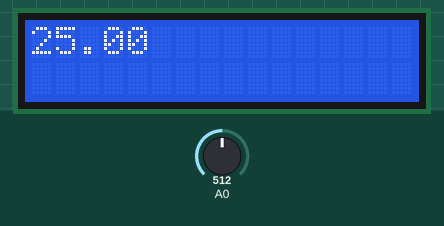
This sketch was run on a simulated Arduino Uno, built with avr-gcc and run on an emulated ATmega328P. Parts: 16×2 character LCD. The inputs (shaded band) are chosen by the test bench; at power-on: A0 = 512.

Above: at 2.2 s.
2.3 s: A0 set to 716
At 4.2 s:
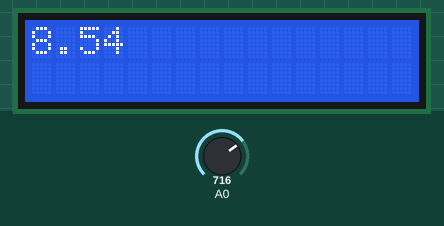
4.5 s: A0 set to 900
At 6.2 s:
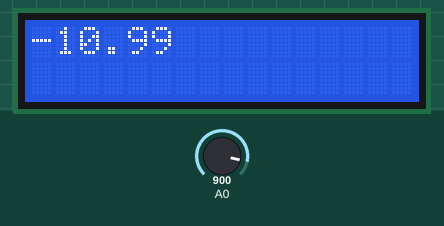
6.5 s: A0 set to 1023
At 8.0 s:
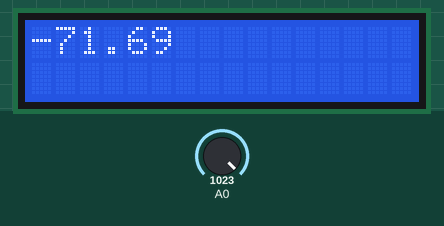
Timing chart, 0 to 9.5 s (numbered marks = the images above; inputs shaded):
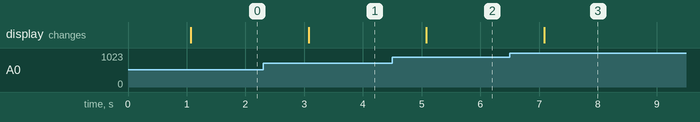

Measured:
- after the input at 2.3 s, the display: changes after 0.77 s (image 1)
- after the input at 4.5 s, the display: changes after 0.58 s (image 2)
- after the input at 6.5 s, the display: changes after 0.59 s (image 3)

The sketch:

temperature.ino
```cpp
#include <LiquidCrystal.h>

#define TERMIST_B 4300
#define VIN 5.0

LiquidCrystal lcd(13,12,11,10,9,8);

void setup() {
  lcd.begin(16,2);
  lcd.print("!!!");
  delay(1000);
}

void loop() {
  float voltage = analogRead(A0) * VIN / 1024.0;
  float r1 = voltage / (VIN - voltage);
  float temperature = 1./( 1./(TERMIST_B)*log(r1)+1./(25. + 273.) ) - 273;
  lcd.clear();
  lcd.setCursor(0,0);
  lcd.print(temperature);
  delay(1000);
}
```
